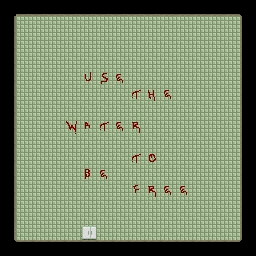

This game map was drawn from its Tiled (.tmx) file and the tilesets committed beside it. A one-line description and the full map source follow:
An orthogonal 16x16 tile map with 16x16 px tiles, 2 tile layers (Tile Layer 1, Tile Layer 2), 3 tilesets.

<map version="1.9" tiledversion="1.9.2" orientation="orthogonal" renderorder="right-down" width="16" height="16" tilewidth="16" tileheight="16" infinite="0" nextlayerid="3" nextobjectid="1">
 <tileset firstgid="1" name="Main" tilewidth="16" tileheight="16" tilecount="1850" columns="50">
  <image source="horror_sidescroller_assets/tileset.png" width="800" height="600" />
 </tileset>
 <tileset firstgid="1851" name="Stand" tilewidth="16" tileheight="16" tilecount="1" columns="1">
  <image source="horror_sidescroller_assets/standalone_assets/kitchen_cabinet.png" width="20" height="18" />
 </tileset>
 <tileset firstgid="1852" name="Water" tilewidth="2" tileheight="2" tilecount="9" columns="3">
  <image source="horror_sidescroller_assets/standalone_assets/painkillers.png" width="6" height="7" />
 </tileset>
 <layer id="1" name="Tile Layer 1" width="16" height="16">
  <data encoding="csv">
0,154,154,154,154,154,154,154,154,154,155,155,155,155,155,156,
202,52,52,52,52,52,52,52,52,52,52,52,52,52,52,306,
202,52,52,52,52,52,52,52,52,52,52,52,52,52,52,306,
202,52,52,52,52,52,52,52,52,52,52,52,52,52,52,306,
202,52,52,52,52,52,52,52,52,52,52,52,52,52,52,306,
202,52,52,52,52,52,52,52,52,52,52,52,52,52,52,306,
202,52,52,52,52,52,52,52,52,52,52,52,52,52,52,306,
202,52,52,52,52,52,52,52,52,52,52,52,52,52,52,306,
202,52,52,52,52,52,52,52,52,52,52,52,52,52,52,306,
202,52,52,52,52,52,52,52,52,52,52,52,52,52,52,306,
202,52,52,52,52,52,52,52,52,52,52,52,52,52,52,306,
202,52,52,52,52,52,52,52,52,52,52,52,52,52,52,306,
202,52,52,52,52,52,52,52,52,52,52,52,52,52,52,306,
202,52,52,52,52,52,52,52,52,52,52,52,52,52,52,306,
302,52,52,52,52,52,52,52,52,52,52,52,52,52,52,306,
352,353,353,353,353,353,353,353,353,353,353,353,353,353,353,356
</data>
 </layer>
 <layer id="2" name="Tile Layer 2" width="16" height="16">
  <data encoding="csv">
0,0,0,0,0,0,0,0,0,0,0,0,0,0,0,0,
0,0,0,0,0,0,0,0,0,0,0,0,0,0,0,0,
0,0,0,0,0,0,0,0,0,0,0,0,0,0,0,0,
0,0,0,0,0,0,0,0,0,0,0,0,0,0,0,0,
0,0,0,0,0,27,25,11,0,0,0,0,0,0,0,0,
0,0,0,0,0,77,75,61,26,14,11,0,0,0,0,0,
0,0,0,0,0,0,0,0,76,64,61,0,0,0,0,0,
0,0,0,0,29,7,26,11,24,0,0,0,0,0,0,0,
0,0,0,0,79,57,76,61,74,0,0,0,0,0,0,0,
0,0,0,0,0,0,0,0,26,21,0,0,0,0,0,0,
0,0,0,0,307,8,11,0,76,71,0,0,0,0,0,0,
0,0,0,0,307,58,61,0,12,24,11,11,0,0,0,0,
0,0,0,0,0,0,0,0,62,74,61,61,0,0,0,0,
0,0,0,0,0,0,0,0,0,0,0,0,0,0,0,0,
0,0,0,0,0,1851,0,0,0,0,0,0,0,0,0,0,
0,0,0,0,0,0,0,0,0,0,0,0,0,0,0,0
</data>
 </layer>
</map>
